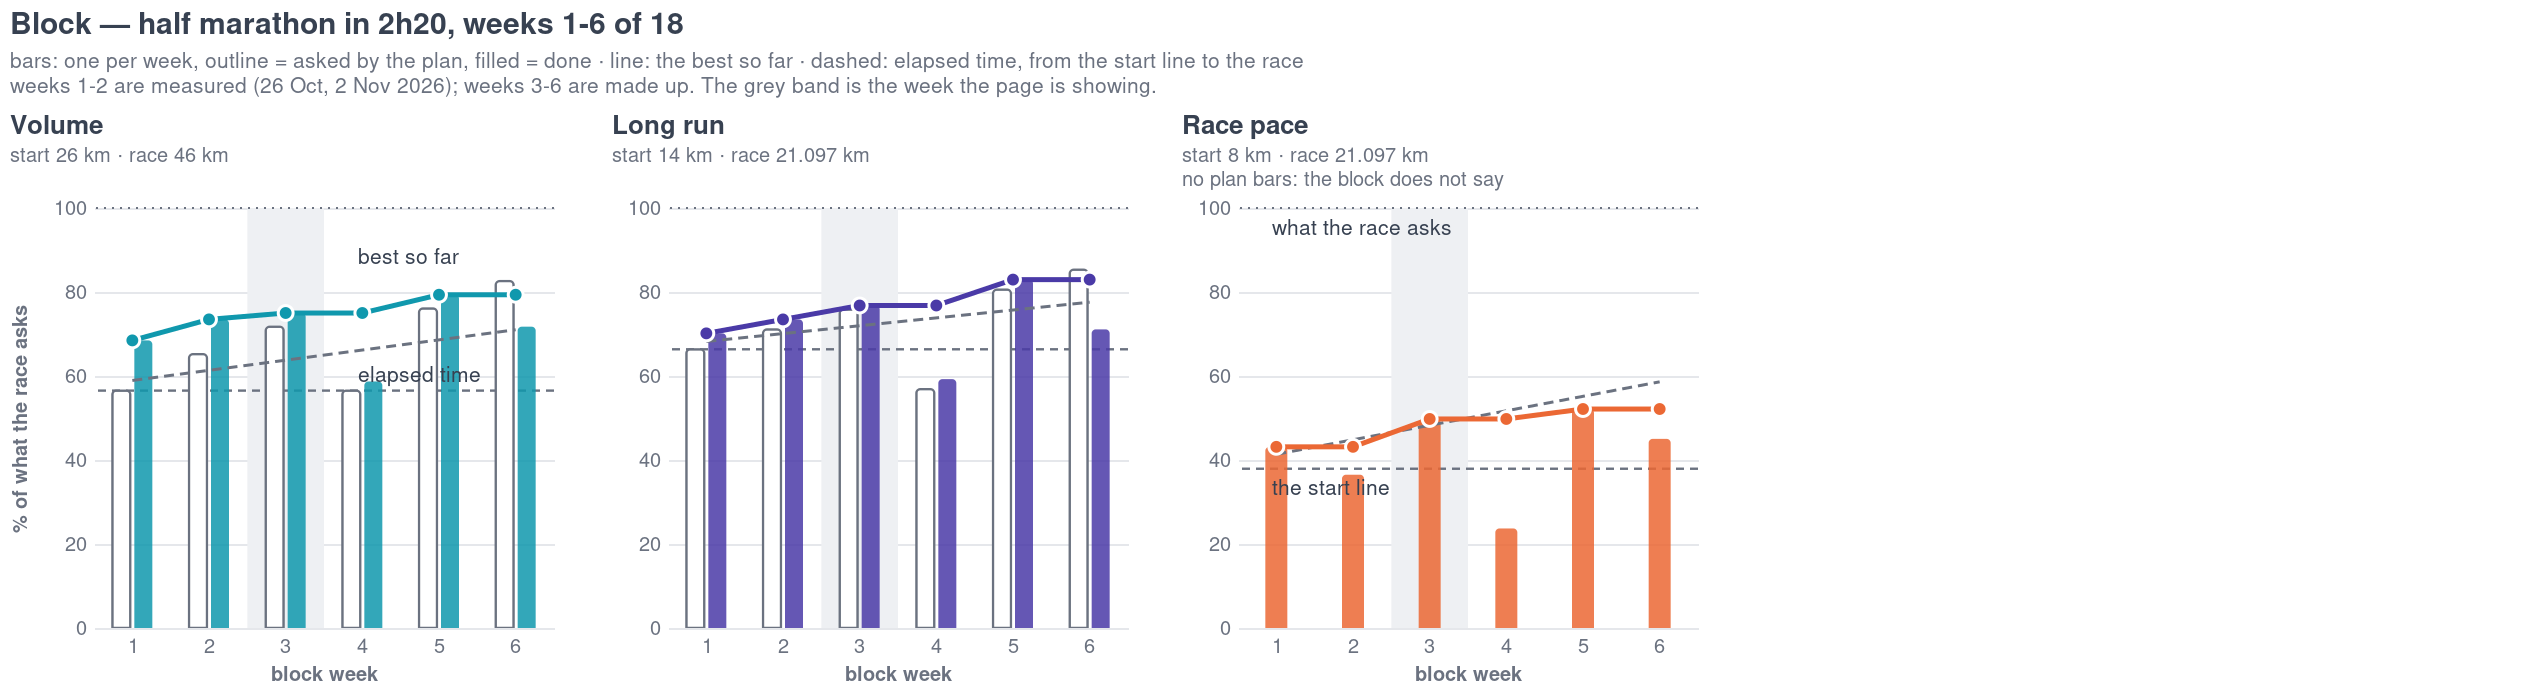

The Python source for this figure:
"""Il mockup dei tre pannelli del todo 96: Vega-Lite -> SVG -> PNG.

Le prime due settimane sono i dati veri del blocco half_marathon_2.20
(26 ottobre e 2 novembre 2026); dalla terza alla sesta sono inventate.
"""
import json
import subprocess
from pathlib import Path

OUT = Path(__file__).resolve().parent
BLOCK_WEEKS = 18
VIEWING = 3          # la settimana che la pagina sta mostrando

MUTED = "#6b7280"
GRID = "#e5e7eb"
INK = "#374151"

PANELS = [
    {
        "key": "volume", "title": "Volume", "unit": "km", "color": "#1098AD",
        "start": 26.0, "target": 46.0,
        "plan": [26, 30, 33, 26, 35, 38],
        "done": [31.5, 33.8, 34.5, 27.0, 36.5, 33.0],
    },
    {
        "key": "long_run", "title": "Long run", "unit": "km", "color": "#4A3AA7",
        "start": 14.0, "target": 21.097,
        "plan": [14, 15, 16, 12, 17, 18],
        "done": [14.8, 15.5, 16.2, 12.5, 17.5, 15.0],
    },
    {
        "key": "race_pace", "title": "Race pace", "unit": "km", "color": "#EB6834",
        "start": 8.0, "target": 21.097,
        "plan": None,                     # il piano non lo dichiara
        "done": [9.1, 7.7, 10.5, 5.0, 11.0, 9.5],
    },
]


def ratchet(values):
    best, out = None, []
    for v in values:
        best = v if best is None else max(best, v)
        out.append(best)
    return out


def rows(panel):
    """Una riga per settimana, coi valori in km e in percentuale."""
    target, start = panel["target"], panel["start"]
    pct = lambda v: 100.0 * v / target
    best = ratchet(panel["done"])
    out = []
    for i in range(6):
        week = i + 1
        row = {
            "week": week,
            "done": panel["done"][i],
            "done_pct": pct(panel["done"][i]),
            "best": best[i],
            "best_pct": pct(best[i]),
            # la diagonale: dalla partenza alla settimana zero, al bersaglio
            # alla fine del blocco
            "elapsed_pct": pct(start) + (100.0 - pct(start)) * week / BLOCK_WEEKS,
        }
        if panel["plan"] is not None:
            row["plan"] = panel["plan"][i]
            row["plan_pct"] = pct(panel["plan"][i])
        out.append(row)
    return out


# Gli assi vanno dichiarati **uguali su ogni strato**: in un `layer` basta un
# `axis: null` perche' l'asse unito sparisca del tutto.
X_AXIS = {"title": "block week", "labelAngle": 0, "grid": False,
          "titleColor": MUTED, "labelColor": MUTED, "titleFontSize": 10,
          "domainColor": GRID, "tickColor": GRID}


def x_enc(_=None):
    """La x di uno strato che sta sulle settimane. Le righe orizzontali non la
    mettono affatto: cosi' non portano un 'undefined' nel dominio ordinale e
    restano larghe quanto il pannello."""
    return {"field": "week", "type": "ordinal", "axis": X_AXIS}


def y_enc(field, title=None):
    return {
        "field": field, "type": "quantitative",
        "scale": {"domain": [0, 100]},     # dichiarata, e uguale nei tre pannelli
        "axis": {"title": title, "titleColor": MUTED,
                 "labelColor": MUTED, "titleFontSize": 10, "gridColor": GRID,
                 "domain": False, "tickColor": GRID, "format": "d"},
    }


def chart(panel, first):
    data = rows(panel)
    start_pct = 100.0 * panel["start"] / panel["target"]
    colore = panel["color"]
    # Il titolo della y solo sul primo pannello: la scala e' la stessa per
    # tutti e tre, e ripeterlo tre volte ruba larghezza ai grafici.
    titolo = "% of what the race asks" if first else None
    layers = []

    # la settimana che si sta guardando, dietro a tutto
    layers.append({
        "data": {"values": [{"week": VIEWING}]},
        "mark": {"type": "rect", "fill": "#eef0f3"},
        "encoding": {"x": x_enc()},
    })

    # il bersaglio e la partenza: solo y, quindi orizzontali e a tutta larghezza
    layers.append({
        "data": {"values": [{"y": 100}]},
        "mark": {"type": "rule", "stroke": MUTED, "strokeDash": [1, 3], "strokeWidth": 1},
        "encoding": {"y": y_enc("y", titolo)},
    })
    layers.append({
        "data": {"values": [{"y": start_pct}]},
        "mark": {"type": "rule", "stroke": MUTED, "strokeDash": [4, 3], "strokeWidth": 1.2},
        "encoding": {"y": y_enc("y", titolo)},
    })

    # le barre: previsto a contorno, fatto piena
    if panel["plan"] is not None:
        layers.append({
            "mark": {"type": "bar", "width": 9, "xOffset": -5.5, "fill": "#ffffff",
                     "stroke": MUTED, "strokeWidth": 1.1, "cornerRadiusEnd": 2},
            "encoding": {"x": x_enc(), "y": y_enc("plan_pct", titolo)},
        })
    layers.append({
        "mark": {"type": "bar", "width": 9 if panel["plan"] else 11,
                 "xOffset": 5.5 if panel["plan"] else 0,
                 "fill": colore, "fillOpacity": 0.85, "cornerRadiusEnd": 2},
        "encoding": {"x": x_enc(), "y": y_enc("done_pct", titolo)},
    })

    # il tempo trascorso
    layers.append({
        "mark": {"type": "line", "stroke": MUTED, "strokeDash": [5, 3], "strokeWidth": 1.5},
        "encoding": {"x": x_enc(), "y": y_enc("elapsed_pct", titolo)},
    })

    # il cricchetto
    layers.append({
        "mark": {"type": "line", "stroke": colore, "strokeWidth": 2.5,
                 "point": {"size": 55, "fill": colore, "stroke": "#ffffff", "strokeWidth": 1.5}},
        "encoding": {"x": x_enc(), "y": y_enc("best_pct", titolo)},
    })

    # le etichette dirette, una volta sola dove c'e' posto. Inchiostro e non
    # il colore della serie: il testo non porta identita' (regola dataviz).
    note = []
    if first:
        note = [
            {"week": 4, "y": 88, "t": "best so far", "a": "left"},
            {"week": 4, "y": 60, "t": "elapsed time", "a": "left"},
        ]
    elif panel["key"] == "race_pace":
        note = [
            {"week": 1, "y": 33, "t": "the start line", "a": "left"},
            {"week": 1, "y": 95, "t": "what the race asks", "a": "left"},
        ]
    for n in note:
        layers.append({
            "data": {"values": [n]},
            "mark": {"type": "text", "fontSize": 10.5, "align": n["a"], "color": INK,
                     "dx": -2 if n["a"] == "left" else 2},
            "encoding": {"x": x_enc(), "y": y_enc("y", titolo), "text": {"field": "t"}},
        })

    return {
        "title": {"text": panel["title"], "anchor": "start", "fontSize": 13,
                  "color": INK, "subtitle": subtitle(panel), "subtitleFontSize": 10,
                  "subtitleColor": MUTED},
        "width": 230,
        "height": 210,
        "data": {"values": data},
        "layer": layers,
    }


def subtitle(panel):
    """Corti e di larghezza simile: un sottotitolo piu' largo del pannello
    allarga la sua colonna, e i tre grafici smettono di essere equidistanti."""
    start, target = panel["start"], panel["target"]
    unit = panel["unit"]
    base = f"start {start:g} {unit} · race {target:g} {unit}"
    if panel["plan"] is None:
        return [base, "no plan bars: the block does not say"]
    return [base, " "]


spec = {
    "$schema": "https://vega.github.io/schema/vega-lite/v5.json",
    "background": "#ffffff",
    "title": {
        "text": "Block — half marathon in 2h20, weeks 1-6 of 18",
        "subtitle": [
            "bars: one per week, outline = asked by the plan, filled = done   ·   line: the best so far   ·   dashed: elapsed time, from the start line to the race",
            "weeks 1-2 are measured (26 Oct, 2 Nov 2026); weeks 3-6 are made up.  The grey band is the week the page is showing.",
        ],
        "anchor": "start", "fontSize": 15, "color": INK,
        "subtitleFontSize": 10.5, "subtitleColor": MUTED, "subtitlePadding": 6,
        "offset": 8,
    },
    "config": {
        "view": {"stroke": None},
        "font": "Helvetica, Arial, sans-serif",
        "axis": {"labelFontSize": 10, "ticks": False, "labelPadding": 4},
    },
    "hconcat": [chart(p, i == 0) for i, p in enumerate(PANELS)],
    "spacing": 26,
}

vl = OUT / "96_block_mockup.vl.json"
svg = OUT / "96_block_mockup.svg"
png = OUT / "96_block_mockup.png"
vl.write_text(json.dumps(spec, indent=1))
subprocess.run([str(OUT.parents[1] / "frontend/node_modules/.bin/vl2svg"), str(vl), str(svg)], check=True)
import cairosvg
cairosvg.svg2png(url=str(svg), write_to=str(png), scale=2)
print("ok", png, png.stat().st_size, "bytes")
